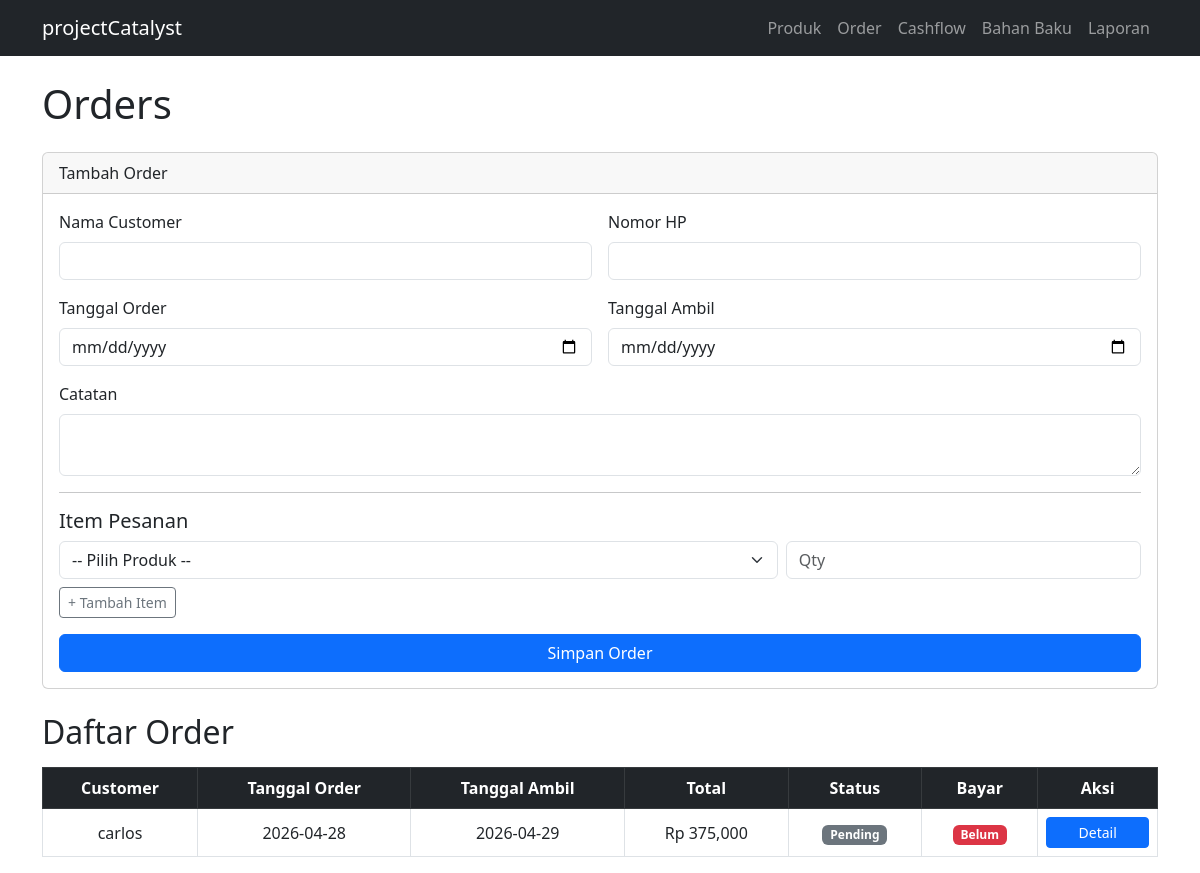
The page /orders on the database as committed earlier.
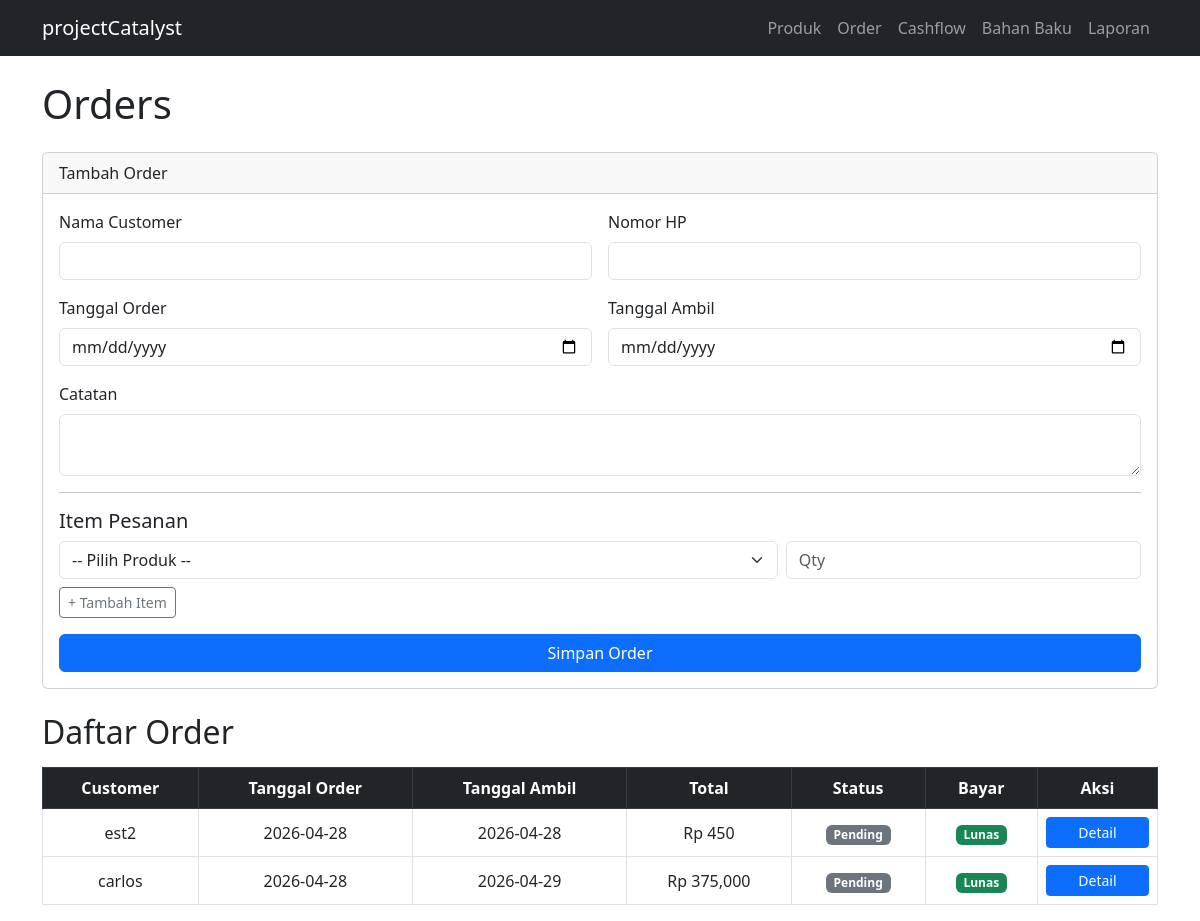
The same page on the database as committed later.
### tables this page shows
CREATE TABLE orders (
    id              INTEGER PRIMARY KEY AUTOINCREMENT,
    customer_name   TEXT NOT NULL,
    customer_phone  TEXT,
    order_date      TEXT NOT NULL,
    pickup_date     TEXT,
    status          TEXT DEFAULT 'pending',
    payment_method  TEXT NOT NULL,
    payment_status  TEXT DEFAULT 'unpaid',
    notes           TEXT,
    created_at      TEXT DEFAULT CURRENT_TIMESTAMP
);

### app.py (the view)
@app.route('/orders')
def orders():
    all_orders = get_all_orders()
    all_products = get_all_products()
    return render_template('orders.html', orders=all_orders, products=all_products)

### database/db.py (called while the page is built)
def get_connection():
    conn = sqlite3.connect(DB_PATH)
    conn.row_factory = sqlite3.Row
    conn.execute("PRAGMA foreign_keys = ON")
    return conn

def get_all_products():
    conn = get_connection()
    products = conn.execute(
        "SELECT * FROM products WHERE is_active = 1 ORDER BY name"
    ).fetchall()
    conn.close()
    return products

def get_all_orders():
    conn = get_connection()
    orders = conn.execute("""
        SELECT o.*,
               COUNT(oi.id) as total_items,
               SUM(oi.quantity * oi.price) as total_harga
        FROM orders o
        LEFT JOIN order_items oi ON o.id = oi.order_id
        GROUP BY o.id
        ORDER BY o.created_at DESC
    """).fetchall()
    conn.close()
    return orders

### templates/orders.html (shortened to what this page needs)
{% extends 'base.html' %}
{% block content %}
<h1 class="mb-4">Orders</h1>
<div class="card mb-4">
    <div class="card-header">Tambah Order</div>
    <div class="card-body">
        <form action="/orders/add" method="POST">
            <div class="row g-3">
                <div class="col-12 col-md-6">
                    <label class="form-label">Nama Customer</label>
                    <input type="text" name="customer_name" class="form-control" required>
                </div>
                <div class="col-12 col-md-6">
                    <label class="form-label">Nomor HP</label>
                    <input type="text" name="customer_phone" class="form-control">
                </div>
                <div class="col-12 col-md-6">
                    <label class="form-label">Tanggal Order</label>
                    <input type="date" name="order_date" class="form-control" required>
                </div>
                <div class="col-12 col-md-6">
                    <label class="form-label">Tanggal Ambil</label>
                    <input type="date" name="pickup_date" class="form-control">
                </div>
                <div class="col-12">
                    <label class="form-label">Catatan</label>
                    <textarea name="notes" class="form-control" rows="2"></textarea>
                </div>
            </div>
            <hr>
            <h5>Item Pesanan</h5>
            <div id="items-container">
                <div class="item-row row g-2 mb-2">
                    <div class="col-8">
                        <select name="product_id[]" class="form-select" required>
                            <option value="">-- Pilih Produk --</option>
                        </select>
                    </div>
                    <div class="col-4">
                        <input type="number" name="quantity[]" class="form-control" placeholder="Qty" min="1" required>
                    </div>
                </div>
            </div>
            <button type="button" class="btn btn-outline-secondary btn-sm mb-3" onclick="addItem()">+ Tambah Item</button>
            <br>
            <button type="submit" class="btn btn-primary w-100 w-md-auto">Simpan Order</button>
        </form>
    </div>
</div>
<h2 class="mb-3">Daftar Order</h2>
{% if orders %}
<div class="table-responsive">
<table class="table table-bordered table-hover">
    <thead class="table-dark">
        <tr>
            <th>Customer</th>
            <th>Tanggal Order</th>
            <th>Tanggal Ambil</th>
            <th>Total</th>
            <th>Status</th>
            <th>Bayar</th>
            <th>Aksi</th>
        </tr>
    </thead>
    <tbody>
        {% for order in orders %}
        <tr>
            <td>{{ order['customer_name'] }}</td>
            <td>{{ order['order_date'] }}</td>
            <td>{{ order['pickup_date'] or '-' }}</td>
            <td>Rp {{ "{:,.0f}".format(order['total_harga'] or 0) }}</td>
            <td>
                {% if order['status'] == 'completed' %}
                <span class="badge bg-success">Completed</span>
                {% elif order['status'] == 'confirmed' %}
                <span class="badge bg-primary">Confirmed</span>
                {% elif order['status'] == 'ready' %}
                <span class="badge bg-info text-dark">Ready</span>
                {% elif order['status'] == 'cancelled' %}
                <span class="badge bg-danger">Cancelled</span>
                {% else %}
                <span class="badge bg-secondary">Pending</span>
                {% endif %}
            </td>
            <td>
                {% if order['payment_status'] == 'paid' %}
                <span class="badge bg-success">Lunas</span>
                {% elif order['payment_status'] == 'dp' %}
                <span class="badge bg-warning text-dark">DP</span>
                {% else %}
                <span class="badge bg-danger">Belum</span>
                {% endif %}
            </td>
            <td>
                <a href="/orders/{{ order['id'] }}" class="btn btn-primary btn-sm w-100">Detail</a>
            </td>
        </tr>
        {% endfor %}
    </tbody>
</table>
</div>
{% else %}
<p class="text-muted">Belum ada order.</p>
{% endif %}
{% endblock %}

### templates/base.html (shortened to what this page needs)
<!DOCTYPE html>
<html lang="id">
<head>
    <link href="https://cdnjs.cloudflare.com/ajax/libs/bootstrap/5.3.0/css/bootstrap.min.css" rel="stylesheet">
</head>
<body>
<nav class="navbar navbar-expand-lg navbar-dark bg-dark">
    <div class="container">
        <a class="navbar-brand" href="/">projectCatalyst</a>
        <div class="collapse navbar-collapse" id="navmenu">
            <ul class="navbar-nav ms-auto">
                <li class="nav-item"><a class="nav-link" href="/products">Produk</a></li>
                <li class="nav-item"><a class="nav-link" href="/orders">Order</a></li>
                <li class="nav-item"><a class="nav-link" href="/cashflow">Cashflow</a></li>
                <li class="nav-item"><a class="nav-link" href="/ingredients">Bahan Baku</a></li>
                <li class="nav-item"><a class="nav-link" href="/reports">Laporan</a></li>
            </ul>
        </div>
    </div>
</nav>
<div class="container mt-4">
    {% block content %}{% endblock %}
</div>
</body>
</html>

### templates/base.html (style rules this page uses)
.btn { transition: all 0.2s ease; }
.card { transition: all 0.2s ease; cursor: pointer; }
.nav-link { transition: all 0.2s ease; position: relative; }
.nav-link::after { content: ''; position: absolute; bottom: 0; left: 0; width: 0; height: 2px; background: #fff; transition: width 0.9s ease; }
.table tbody tr:nth-child(even) { background-color: #eef2ff; }
.table td { text-align: center; vertical-align: middle; }
.table th { text-align: center; vertical-align: middle; }

Rows that differ between the two databases and show on the page:
added orders: customer_name "est2", order_date "2026-04-28", pickup_date "2026-04-28", order "450", status "Pending", payment_status "Lunas"
changed orders "carlos": payment_status "Belum" → "Lunas"
